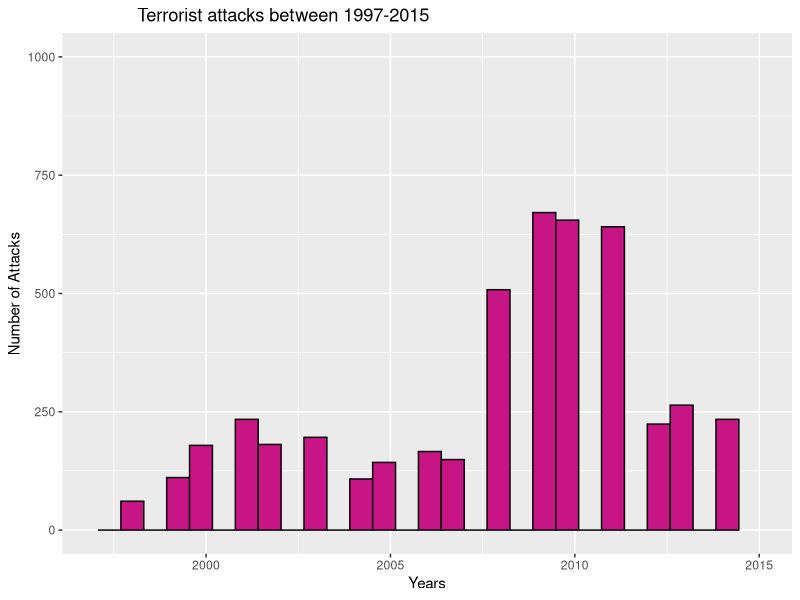
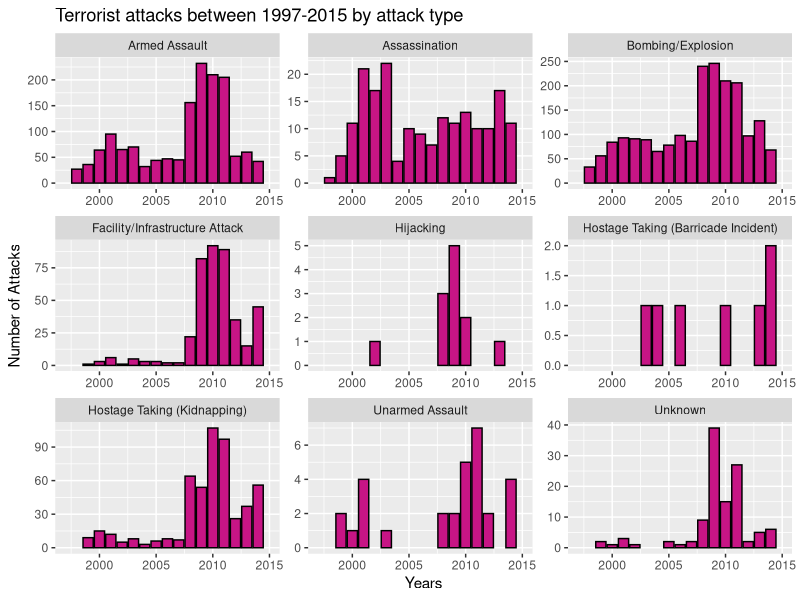
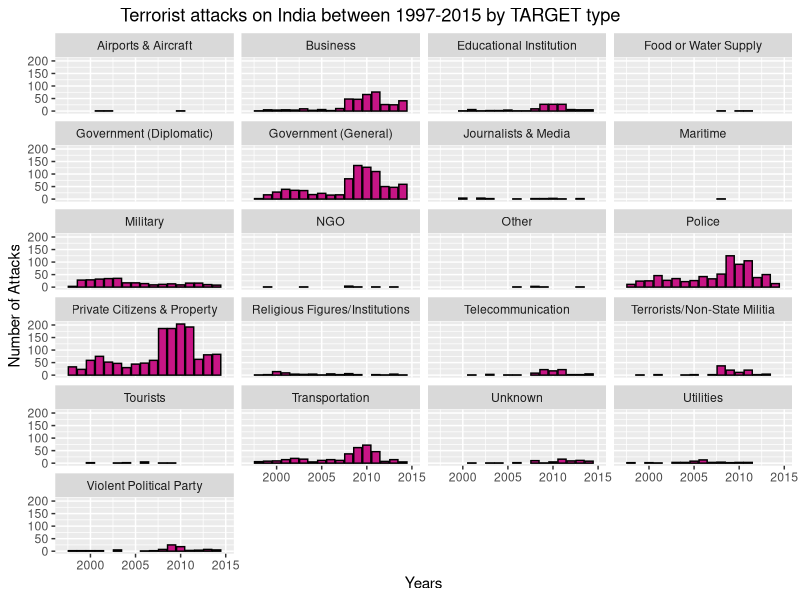
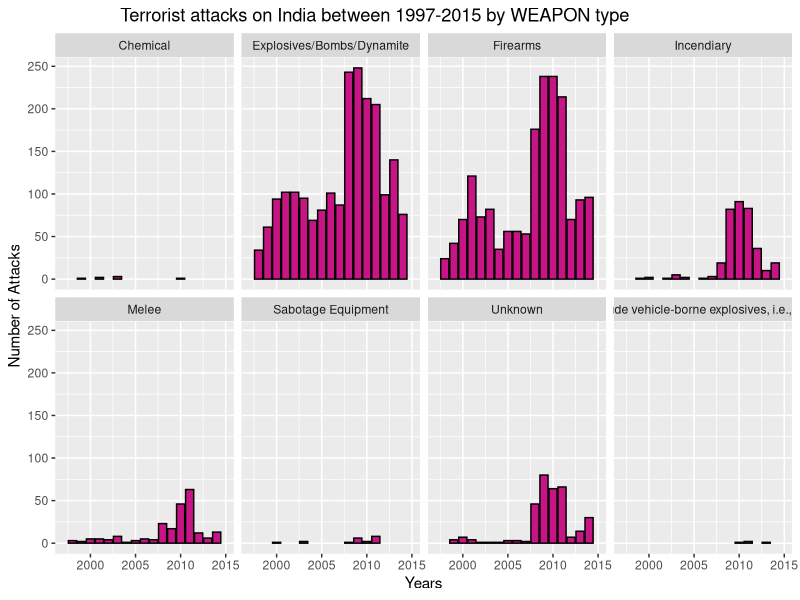
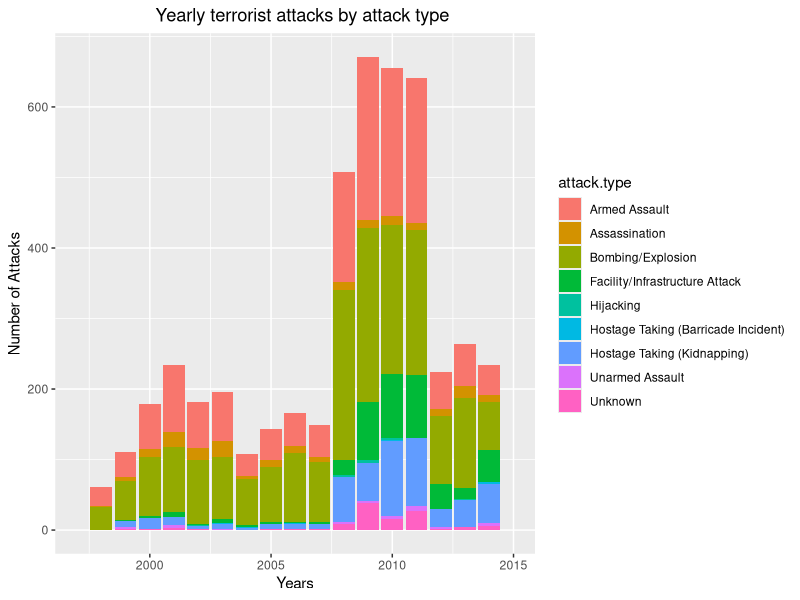
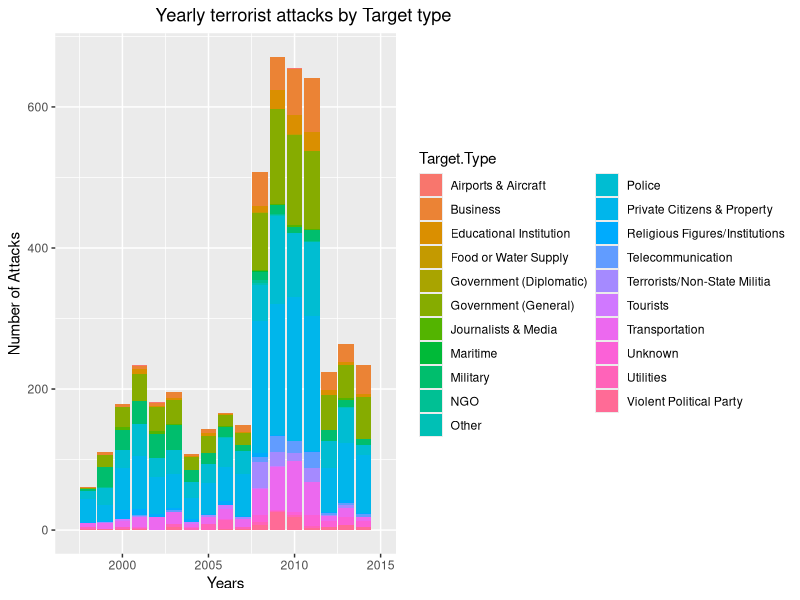
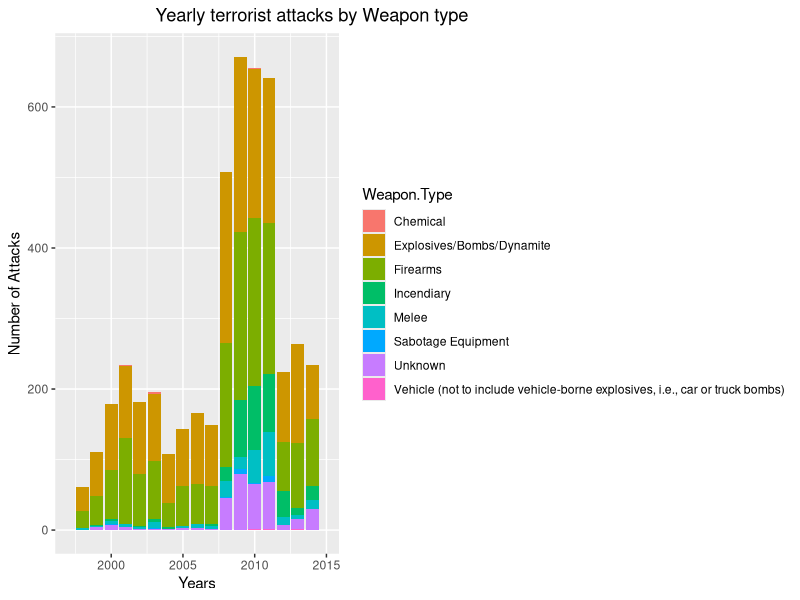

Here is the R script that generated these plots, in order:
## ---- chunk 1
library(ggplot2)
library(GGally)
library(dplyr)
library(reshape2)
library(gridExtra)
## ---- chunk 2
df.terror = read.csv('indiadata.csv')
## ---- chunk 3
ggplot(aes(x = Year), data = df.terror) +labs(title ="               Terrorist attacks between 1997-2015", x = "Years", y = "Number of Attacks", size = 15)+ geom_histogram(fill = 'mediumvioletred', colour = 'black')+ylim(0,1000)+xlim(1997,2015)
## ---- chunk 4
ggplot(df.terror, aes(x = Year))+ labs(title ="Terrorist attacks between 1997-2015 by attack type", x = "Years", y = "Number of Attacks", size = 15) + geom_bar(fill = "mediumvioletred",colour = 'black') + facet_wrap(~attack.type,scales = "free", ncol = 3)+xlim(1997,2015)
## ---- chunk 5
ggplot(df.terror, aes(x = Year))+ labs(title ="             Terrorist attacks on India between 1997-2015 by TARGET type", x = "Years", y = "Number of Attacks") + 
  geom_bar(colour = "black", fill = "mediumvioletred") + facet_wrap(~Target.Type, ncol = 4)+xlim(1997,2015)
## ---- chunk 6
ggplot(df.terror, aes(x = Year))+ labs(title ="             Terrorist attacks on India between 1997-2015 by WEAPON type", x = "Years", y = "Number of Attacks") + 
  geom_bar(colour = "black", fill = "mediumvioletred") + facet_wrap(~Weapon.Type, ncol = 4)+xlim(1997,2015)
## ---- chunk 7
ggplot(df.terror, aes(x=Year,fill=attack.type)) + geom_bar() + ggtitle("                    Yearly terrorist attacks by attack type")+         
    labs(x = "Years", y = "Number of Attacks")+xlim(1997,2015)
## ---- chunk 8
ggplot(df.terror, aes(x=Year,fill=Target.Type)) + geom_bar() + ggtitle("                    Yearly terrorist attacks by Target type")+         
    labs(x = "Years", y = "Number of Attacks")+xlim(1997,2015)
## ---- chunk 9
ggplot(df.terror, aes(x=Year,fill=Weapon.Type)) + geom_bar() + ggtitle("                    Yearly terrorist attacks by Weapon type")+         
    labs(x = "Years", y = "Number of Attacks")+xlim(1997,2015)
